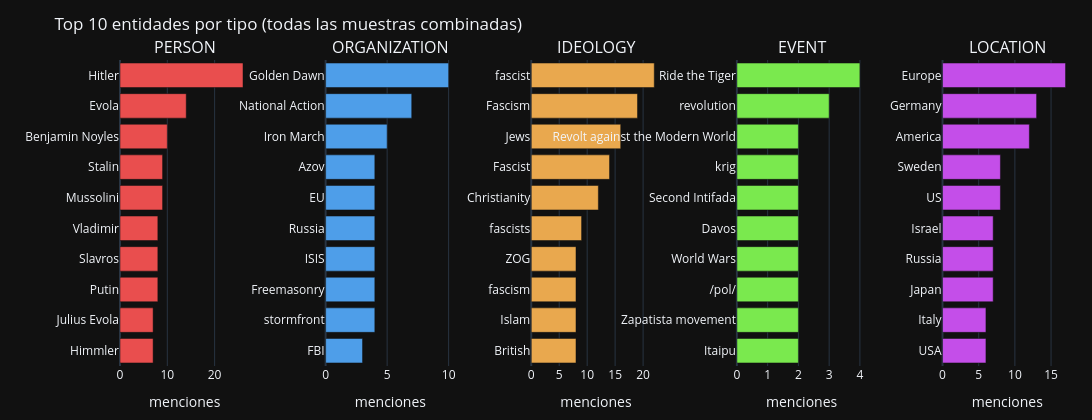

Notebook source saved alongside this figure:
### Code cell
# Top entidades por tipo — plotly subplots
import plotly.graph_objects as go
from plotly.subplots import make_subplots

if len(ner_all) > 0:
    entity_types = [t for t in ['PERSON', 'ORGANIZATION', 'IDEOLOGY', 'EVENT', 'LOCATION']
                    if len(ner_all[ner_all['type'] == t]) > 0]
    
    fig = make_subplots(
        rows=1, cols=len(entity_types),
        subplot_titles=entity_types,
        horizontal_spacing=0.08,
    )
    colors = {'PERSON': '#E94E4E', 'ORGANIZATION': '#4E9EE9', 'IDEOLOGY': '#E9A84E',
              'EVENT': '#7AE94E', 'LOCATION': '#C44EE9'}

    for col_idx, etype in enumerate(entity_types, 1):
        subset = ner_all[ner_all['type'] == etype]
        top = subset['entity'].value_counts().head(10)
        fig.add_trace(
            go.Bar(
                x=top.values[::-1],
                y=top.index[::-1],
                orientation='h',
                marker_color=colors.get(etype, '#E94E4E'),
                showlegend=False,
            ),
            row=1, col=col_idx,
        )
        fig.update_xaxes(title_text='menciones', row=1, col=col_idx)

    fig.update_layout(
        title='Top 10 entidades por tipo (todas las muestras combinadas)',
        template='plotly_dark',
        height=420, width=230 * len(entity_types),
        margin=dict(l=120, r=20, t=60, b=40),
    )
    fig.show()
else:
    print("Sin datos NER disponibles.")

### Figure 1 — Plotly figure (JSON) as saved in the notebook; plotly's stock layout.template omitted (floating-point values rounded to 4 significant figures)
{"data": [{"marker": {"color": "#E94E4E"}, "orientation": "h", "showlegend": false, "type": "bar", "x": [7, 7, 8, 8, 8, 9, 9, 10, 14, 26], "xaxis": "x", "y": ["Himmler", "Julius Evola", "Putin", "Slavros", "Vladimir", "Mussolini", "Stalin", "Benjamin Noyles", "Evola", "Hitler"], "yaxis": "y"}, {"marker": {"color": "#4E9EE9"}, "orientation": "h", "showlegend": false, "type": "bar", "x": [3, 4, 4, 4, 4, 4, 4, 5, 7, 10], "xaxis": "x2", "y": ["FBI", "stormfront", "Freemasonry", "ISIS", "Russia", "EU", "Azov", "Iron March", "National Action", "Golden Dawn"], "yaxis": "y2"}, {"marker": {"color": "#E9A84E"}, "orientation": "h", "showlegend": false, "type": "bar", "x": [8, 8, 8, 8, 9, 12, 14, 16, 19, 22], "xaxis": "x3", "y": ["British", "Islam", "fascism", "ZOG", "fascists", "Christianity", "Fascist", "Jews", "Fascism", "fascist"], "yaxis": "y3"}, {"marker": {"color": "#7AE94E"}, "orientation": "h", "showlegend": false, "type": "bar", "x": [2, 2, 2, 2, 2, 2, 2, 2, 3, 4], "xaxis": "x4", "y": ["Itaipu", "Zapatista movement", "/pol/", "World Wars", "Davos", "Second Intifada", "krig", "Revolt against the Modern World", "revolution", "Ride the Tiger"], "yaxis": "y4"}, {"marker": {"color": "#C44EE9"}, "orientation": "h", "showlegend": false, "type": "bar", "x": [6, 6, 7, 7, 7, 8, 8, 12, 13, 17], "xaxis": "x5", "y": ["USA", "Italy", "Japan", "Russia", "Israel", "US", "Sweden", "America", "Germany", "Europe"], "yaxis": "y5"}], "layout": {"annotations": [{"font": {"size": 16}, "showarrow": false, "text": "PERSON", "x": 0.068, "xanchor": "center", "xref": "paper", "y": 1.0, "yanchor": "bottom", "yref": "paper"}, {"font": {"size": 16}, "showarrow": false, "text": "ORGANIZATION", "x": 0.284, "xanchor": "center", "xref": "paper", "y": 1.0, "yanchor": "bottom", "yref": "paper"}, {"font": {"size": 16}, "showarrow": false, "text": "IDEOLOGY", "x": 0.5, "xanchor": "center", "xref": "paper", "y": 1.0, "yanchor": "bottom", "yref": "paper"}, {"font": {"size": 16}, "showarrow": false, "text": "EVENT", "x": 0.716, "xanchor": "center", "xref": "paper", "y": 1.0, "yanchor": "bottom", "yref": "paper"}, {"font": {"size": 16}, "showarrow": false, "text": "LOCATION", "x": 0.932, "xanchor": "center", "xref": "paper", "y": 1.0, "yanchor": "bottom", "yref": "paper"}], "height": 420, "margin": {"b": 40, "l": 120, "r": 20, "t": 60}, "title": {"text": "Top 10 entidades por tipo (todas las muestras combinadas)"}, "width": 1150, "xaxis": {"anchor": "y", "domain": [0.0, 0.136], "title": {"text": "menciones"}}, "xaxis2": {"anchor": "y2", "domain": [0.216, 0.352], "title": {"text": "menciones"}}, "xaxis3": {"anchor": "y3", "domain": [0.432, 0.568], "title": {"text": "menciones"}}, "xaxis4": {"anchor": "y4", "domain": [0.648, 0.784], "title": {"text": "menciones"}}, "xaxis5": {"anchor": "y5", "domain": [0.864, 1.0], "title": {"text": "menciones"}}, "yaxis": {"anchor": "x", "domain": [0.0, 1.0]}, "yaxis2": {"anchor": "x2", "domain": [0.0, 1.0]}, "yaxis3": {"anchor": "x3", "domain": [0.0, 1.0]}, "yaxis4": {"anchor": "x4", "domain": [0.0, 1.0]}, "yaxis5": {"anchor": "x5", "domain": [0.0, 1.0]}}}
